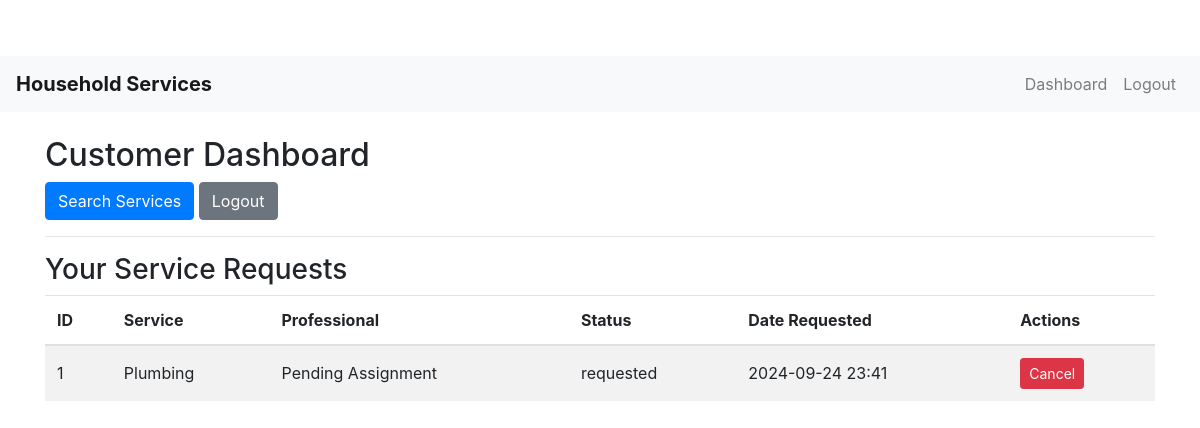
Page /customer/dashboard (signed in) on the earlier database version.
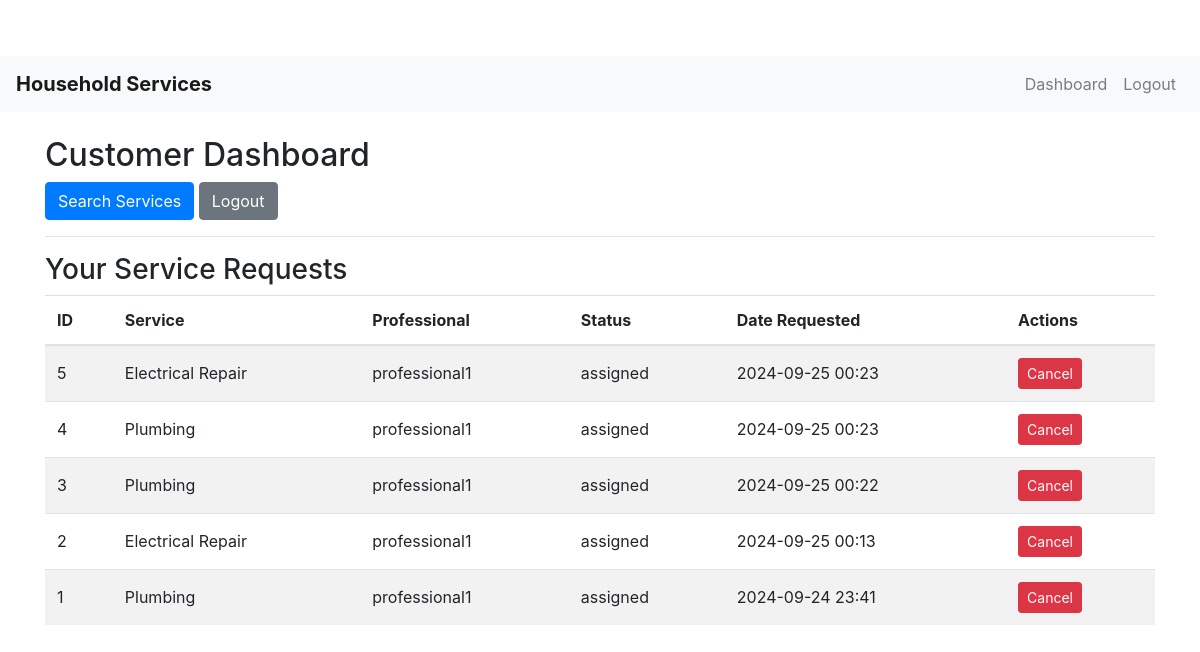
Same page on the later database version.
### models.py (models this page shows, shortened)
class ServiceRequest(db.Model):
    __tablename__ = 'service_requests'  # Ensure table name is specified
    id = db.Column(db.Integer, primary_key=True)
    service_id = db.Column(db.Integer, db.ForeignKey('services.id'), nullable=False)
    customer_id = db.Column(db.Integer, db.ForeignKey('users.id'), nullable=False)
    professional_id = db.Column(db.Integer, db.ForeignKey('users.id'))
    service_status = db.Column(db.String(20), nullable=False, default='requested')
    service = db.relationship('Service', backref='service_requests')
    date_of_request = db.Column(db.DateTime, default=datetime.utcnow)
    date_of_completion = db.Column(db.DateTime)
    remarks = db.Column(db.Text)

class Service(db.Model):
    __tablename__ = 'services'  # Ensure table name is specified
    id = db.Column(db.Integer, primary_key=True)
    name = db.Column(db.String(100), nullable=False)
    base_price = db.Column(db.Float, nullable=False)
    time_required = db.Column(db.Integer, nullable=False)  # Time in minutes
    description = db.Column(db.Text)

class User(UserMixin, db.Model):
    __tablename__ = 'users'  # Ensure table name is specified
    id = db.Column(db.Integer, primary_key=True)
    username = db.Column(db.String(100), unique=True, nullable=False)
    password = db.Column(db.String(128), nullable=False)
    role = db.Column(db.String(20), nullable=False)  # 'admin', 'professional', 'customer'
    is_active = db.Column(db.Boolean, default=True)
    date_created = db.Column(db.DateTime, default=datetime.utcnow)
    service_type = db.Column(db.String(100))
    experience = db.Column(db.Integer)
    customer_service_requests = db.relationship('ServiceRequest', backref='customer', foreign_keys='ServiceRequest.customer_id', lazy='dynamic')
    professional_service_requests = db.relationship('ServiceRequest', backref='professional', foreign_keys='ServiceRequest.professional_id', lazy='dynamic')

### routes.py (the view)
@app.route('/customer/dashboard')
@login_required
def customer_dashboard():
    if current_user.role != 'customer':
        flash('Access denied.')
        return redirect(url_for('index'))
    service_requests = ServiceRequest.query.filter_by(customer_id=current_user.id).order_by(ServiceRequest.id.desc()).all()
    return render_template('customer_dashboard.html', service_requests=service_requests)

### app.py (called while the page is built)
@login_manager.user_loader
def load_user(user_id):
    return User.query.get(int(user_id))

### templates/customer_dashboard.html
{% extends 'base.html' %}
{% block content %}
<h2>Customer Dashboard</h2>
<p>
    <a href="{{ url_for('search_services') }}" class="btn btn-primary">Search Services</a>
    <a href="{{ url_for('logout') }}" class="btn btn-secondary">Logout</a>
</p>
<hr>
<h3>Your Service Requests</h3>
<table class="table table-striped">
    <thead>
        <tr>
            <th>ID</th>
            <th>Service</th>
            <th>Professional</th>
            <th>Status</th>
            <th>Date Requested</th>
            <th>Actions</th>
        </tr>
    </thead>
    <tbody>
        {% for request in service_requests %}
        <tr>
            <td>{{ request.id }}</td>
            <td>{{ request.service.name }}</td>
            <td>
                {% if request.professional %}
                {{ request.professional.username }}
                {% else %}
                Pending Assignment
                {% endif %}
            </td>
            <td>{{ request.service_status }}</td>
            <td>{{ request.date_of_request.strftime('%Y-%m-%d %H:%M') }}</td>
            <td>
                {% if request.service_status != 'closed' %}
                <a href="{{ url_for('cancel_request', request_id=request.id) }}" class="btn btn-sm btn-danger">Cancel</a>
                {% else %}
                <span class="text-success">Completed</span>
                {% endif %}
            </td>
        </tr>
        {% endfor %}
    </tbody>
</table>
{% endblock %}

### templates/base.html (shortened to what this page needs)
<!DOCTYPE html>
<html lang="en">
<head>
    <link rel="stylesheet" href="https://stackpath.bootstrapcdn.com/bootstrap/4.5.0/css/bootstrap.min.css">
    <link rel="stylesheet" href="{{ url_for('static', filename='css/styles.css') }}">
</head>
<body>
    <nav class="navbar navbar-expand-lg navbar-light bg-light">
        <a class="navbar-brand" href="{{ url_for('index') }}">Household Services</a>
        {% if current_user.is_authenticated %}
        <div class="collapse navbar-collapse" id="navbarNav">
            <ul class="navbar-nav ml-auto">
                {% if current_user.role == 'admin' %}
                <li class="nav-item">
                    <a class="nav-link" href="{{ url_for('admin_dashboard') }}">Dashboard</a>
                </li>
                {% elif current_user.role == 'professional' %}
                <li class="nav-item">
                    <a class="nav-link" href="{{ url_for('professional_dashboard') }}">Dashboard</a>
                </li>
                {% elif current_user.role == 'customer' %}
                <li class="nav-item">
                    <a class="nav-link" href="{{ url_for('customer_dashboard') }}">Dashboard</a>
                </li>
                {% endif %}
                <li class="nav-item">
                    <a class="nav-link" href="{{ url_for('logout') }}">Logout</a>
                </li>
            </ul>
        </div>
        {% endif %}
    </nav>
    <div class="container mt-4">
        {% block content %}{% endblock %}
    </div>
</body>
</html>

### static/css/styles.css (style rules this page uses)
body { padding-top: 56px; }
.navbar-brand { font-weight: bold; }
.table th, .table td { vertical-align: middle; }

Differences in the rows shown:
added ServiceRequest: id "5", service.name "Electrical Repair", professional.username "professional1", service_status "assigned", date_of_request "2024-09-25 00:23"
added ServiceRequest: id "4", service.name "Plumbing", professional.username "professional1", service_status "assigned", date_of_request "2024-09-25 00:23"
added ServiceRequest: id "3", service.name "Plumbing", professional.username "professional1", service_status "assigned", date_of_request "2024-09-25 00:22"
added ServiceRequest: id "2", service.name "Electrical Repair", professional.username "professional1", service_status "assigned", date_of_request "2024-09-25 00:13"
changed ServiceRequest id 1: professional.username (not shown) → "professional1"; service_status "requested" → "assigned"; no longer shows "Pending Assignment"
